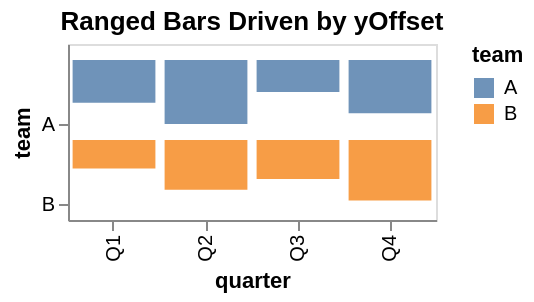

Source (Vega-Lite JSON):
### Vega specification from a JSON file in a GitHub repository (floating-point values rounded to 4 significant figures)
{"$schema": "https://vega.github.io/schema/vega/v6.json", "background": "white", "padding": 5, "title": {"text": "Ranged Bars Driven by yOffset", "frame": "group"}, "style": "cell", "data": [{"name": "source_0", "values": [{"quarter": "Q1", "team": "A", "score": 12}, {"quarter": "Q2", "team": "A", "score": 18}, {"quarter": "Q3", "team": "A", "score": 9}, {"quarter": "Q4", "team": "A", "score": 15}, {"quarter": "Q1", "team": "B", "score": 8}, {"quarter": "Q2", "team": "B", "score": 14}, {"quarter": "Q3", "team": "B", "score": 11}, {"quarter": "Q4", "team": "B", "score": 17}]}, {"name": "data_0", "source": "source_0", "transform": [{"type": "filter", "expr": "isValid(datum[\"score\"]) && isFinite(+datum[\"score\"])"}]}], "signals": [{"name": "x_step", "value": 46}, {"name": "width", "update": "bandspace(domain('x').length, 0.1, 0.05) * x_step"}, {"name": "y_step", "value": 40}, {"name": "height", "update": "bandspace(domain('y').length, 0.2, 0.2) * y_step"}], "marks": [{"name": "marks", "type": "rect", "style": ["bar"], "from": {"data": "data_0"}, "encode": {"update": {"opacity": {"value": 0.8}, "fill": {"scale": "color", "field": "team"}, "ariaRoleDescription": {"value": "bar"}, "description": {"signal": "\"quarter: \" + (isValid(datum[\"quarter\"]) ? isArray(datum[\"quarter\"]) ? join(datum[\"quarter\"], ' ') : datum[\"quarter\"] : \"\"+datum[\"quarter\"]) + \"; team: \" + (isValid(datum[\"team\"]) ? isArray(datum[\"team\"]) ? join(datum[\"team\"], ' ') : datum[\"team\"] : \"\"+datum[\"team\"]) + \"; score: \" + (format(datum[\"score\"], \"\"))"}, "x": {"scale": "x", "field": "quarter"}, "width": {"signal": "max(0.25, bandwidth('x'))"}, "y": {"scale": "y", "field": "team", "offset": {"scale": "yOffset", "field": "score"}}, "y2": {"scale": "y", "field": "team", "offset": {"scale": "yOffset", "value": 0}}}}}], "scales": [{"name": "x", "type": "band", "domain": {"data": "data_0", "field": "quarter", "sort": true}, "range": {"step": {"signal": "x_step"}}, "paddingInner": 0.1, "paddingOuter": 0.05}, {"name": "y", "type": "band", "domain": {"data": "data_0", "field": "team", "sort": true}, "range": {"step": {"signal": "y_step"}}, "paddingInner": 0.2, "paddingOuter": 0.2}, {"name": "yOffset", "type": "linear", "domain": {"data": "data_0", "field": "score"}, "range": [0, {"signal": "bandwidth('y')"}], "zero": true}, {"name": "color", "type": "ordinal", "domain": {"data": "data_0", "field": "team", "sort": true}, "range": "category"}], "axes": [{"scale": "x", "orient": "bottom", "grid": false, "title": "quarter", "labelAlign": "right", "labelAngle": 270, "labelBaseline": "middle", "zindex": 0}, {"scale": "y", "orient": "left", "grid": false, "title": "team", "bandPosition": 1, "encode": {"labels": {"update": {"y": {"scale": "y", "signal": "datum.value", "band": 1}}}}, "zindex": 0}], "legends": [{"fill": "color", "symbolType": "square", "title": "team", "encode": {"symbols": {"update": {"opacity": {"value": 0.8}}}}}]}
